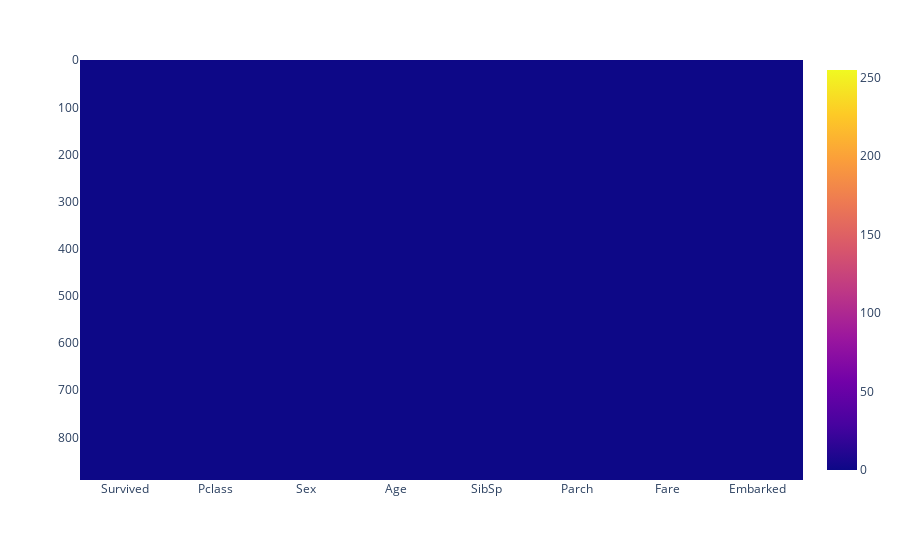

Notebook source saved alongside this figure:
### Code cell
px.imshow(titanic_cleaned.isnull())

### Figure 1 — Plotly figure (JSON) as saved in the notebook; plotly's stock layout.template omitted (floating-point values rounded to 4 significant figures; data arrays with more than 128 entries replaced by an {"elided": "..."} marker saying what was removed)
{"data": [{"coloraxis": "coloraxis", "hovertemplate": "x: %{x}<br>y: %{y}<br>color: %{z}<extra></extra>", "name": "0", "type": "heatmap", "x": ["Survived", "Pclass", "Sex", "Age", "SibSp", "Parch", "Fare", "Embarked"], "xaxis": "x", "y": {"elided": "886 int values"}, "yaxis": "y", "z": {"elided": "886x8 int values"}}], "layout": {"coloraxis": {"colorscale": [[0, "#0d0887"], [0.1111, "#46039f"], [0.2222, "#7201a8"], [0.3333, "#9c179e"], [0.4444, "#bd3786"], [0.5556, "#d8576b"], [0.6667, "#ed7953"], [0.7778, "#fb9f3a"], [0.8889, "#fdca26"], [1, "#f0f921"]]}, "margin": {"t": 60}, "xaxis": {"anchor": "y", "constrain": "domain", "domain": [0, 1], "scaleanchor": "y"}, "yaxis": {"anchor": "x", "autorange": "reversed", "constrain": "domain", "domain": [0, 1]}}}
